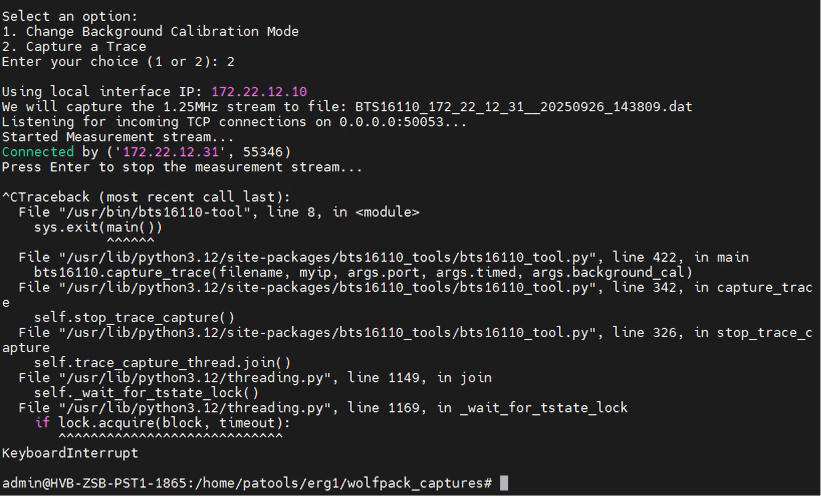
#> input picture 02_image_basics/image.jpg, 821 x 497 px
$ python verify_02.py
#> lines starting #> are read from the running program, lines starting #| are printed output that depends on the picture
#!/usr/bin/env python3
import cv2
import numpy as np
import os
import sys
# Read an image
# Parameters:
# - Path to the image file
# - Flag specifying how to read the image:
#   cv2.IMREAD_COLOR (1): Loads a color image (default)
#   cv2.IMREAD_GRAYSCALE (0): Loads image in grayscale mode
#   cv2.IMREAD_UNCHANGED (-1): Loads image as is including alpha channel
script_dir = os.path.dirname(os.path.abspath(__file__))
file_path = os.path.join(script_dir, 'image.jpg')
img = cv2.imread(file_path, cv2.IMREAD_COLOR)
#> img is the input picture: shape (497, 821, 3); mean B, G, R 40.5, 40.2, 40.4

# Check if image was loaded successfully
if img is None:
    print("Error: Could not read image")
else:
    print("Image loaded successfully")

# Create a window and display the image
# Parameters:
# - Window name (string)
# - Image to be shown
cv2.imshow('Image Window', img)

while True:
    # Check if window is still open
    if cv2.getWindowProperty('Image Window', cv2.WND_PROP_VISIBLE) < 1:
        break
    # Wait for key press for 100ms
    if cv2.waitKey(100) != -1:
#> (key Esc is pressed here)
        break

#############################################

# Image dimensions (height, width, channels)
print(type(img.shape))
#| <class 'tuple'>
height, width, channels = img.shape
#> height = 497; width = 821; channels = 3
print(f"Image Dimensions: {width}x{height}")
#| Image Dimensions: 821x497
print(f"Number of Channels: {channels}")
#| Number of Channels: 3

# Image data type
print(f"Image Data Type: {img.dtype}")
#| Image Data Type: uint8

# Total number of pixels
print(f"Total Pixels: {img.size}")
#| Total Pixels: 1224111

##############################################

# Access a pixel value at row=100, col=50
# Returns [B, G, R] for color images
pixel = img[100, 50]
#> pixel = [108, 93, 84]
print(f"Pixel at (50, 100): {pixel}")
#| Pixel at (50, 100): [108  93  84]

# Modify a pixel value
img[50:100, 50:100] = [255, 0, 0]  # Set to blue in BGR

# Access only blue channel of a pixel
blue = img[100, 50, 0]
#> blue = 108

# Modify only the green channel
img[200:300, 100:200, 1] = 100
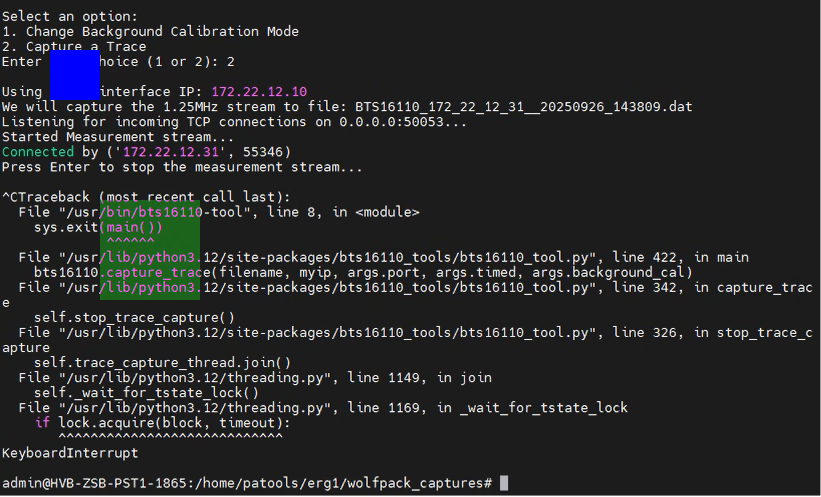
#> img: shape (497, 821, 3); mean B, G, R 41.8, 41, 40.1
print(f"value of changed pixel at 230, 130: {img[230, 130]}")
#| value of changed pixel at 230, 130: [ 62 100  38]
print(f"value of changed pixel at 70, 75: {img[70, 75]}")
#| value of changed pixel at 70, 75: [255   0   0]
cv2.imshow('Image Window', img)

while True:
    # Check if window is still open
    if cv2.getWindowProperty('Image Window', cv2.WND_PROP_VISIBLE) < 1:
        break
    # Wait for key press for 100ms
    if cv2.waitKey(100) != -1:
#> (key Esc is pressed here)
        break

##############################################

# Split the BGR image into separate channels
b, g, r = cv2.split(img)
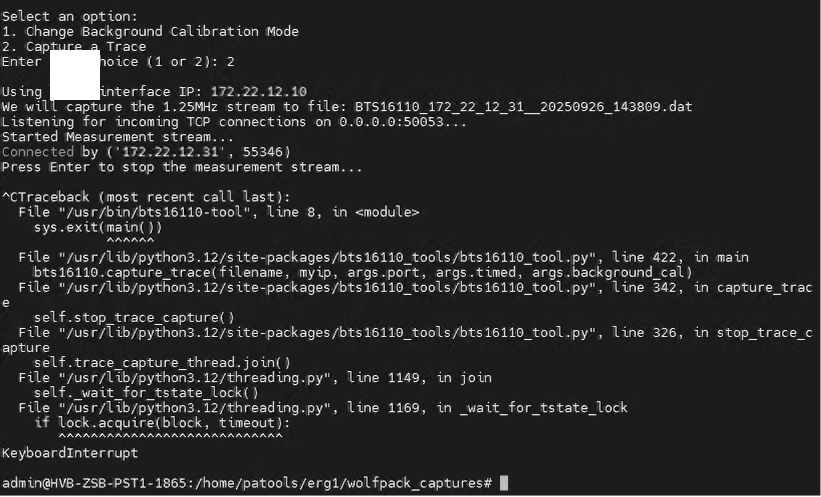
#> b: shape (497, 821); min 0, max 255, mean 41.8
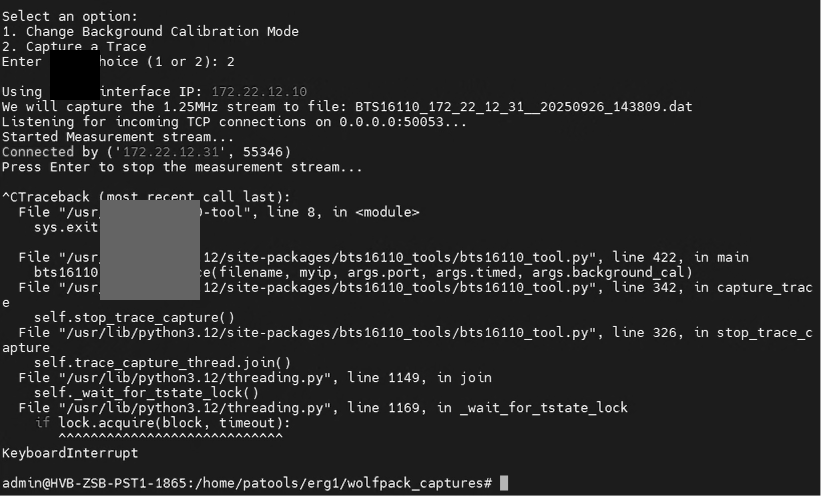
#> g: shape (497, 821); min 0, max 255, mean 41
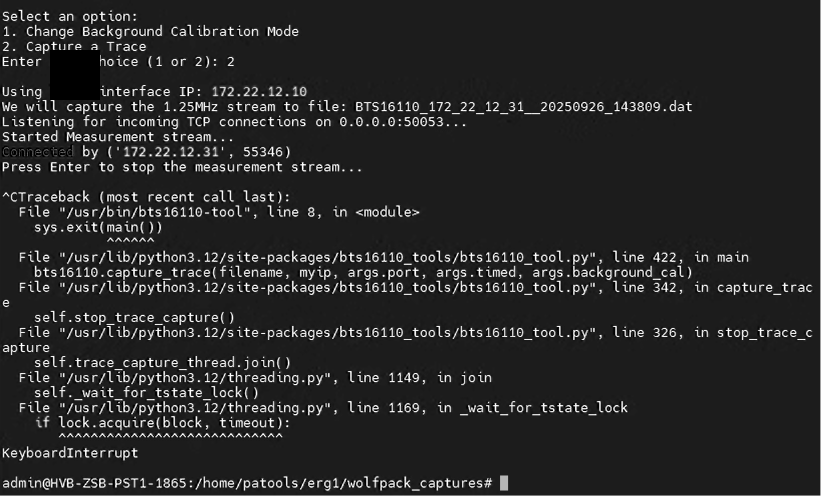
#> r: shape (497, 821); min 0, max 255, mean 40.1

# Display individual channels
cv2.imshow('Blue Channel', b)
cv2.imshow('Green Channel', g)
cv2.imshow('Red Channel', r)
cv2.waitKey(0)

# Merge channels back together
merged_img = cv2.merge((b, g, r))

################################################

# Resize to specific dimensions
resized_img = cv2.resize(img, (800, 600))
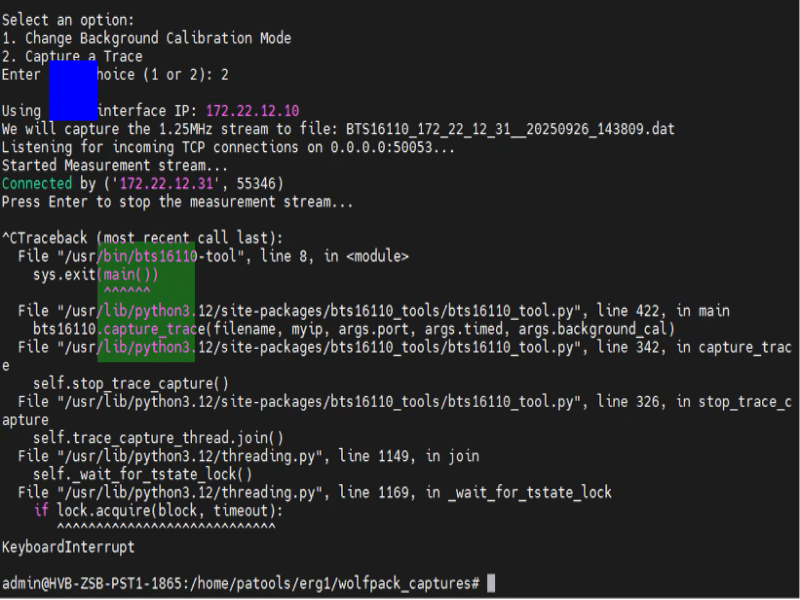
#> resized_img: shape (600, 800, 3); mean B, G, R 41.7, 41, 40.1

# Resize by scaling factor
# fx and fy are scaling factors for width and height
half_size = cv2.resize(img, None, fx=0.5, fy=0.5)
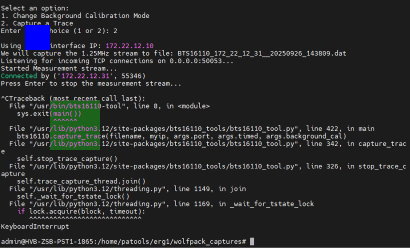
#> half_size: shape (248, 410, 3); mean B, G, R 41.3, 40.5, 39.6
double_size = cv2.resize(img, None, fx=2, fy=2)

# Specify interpolation method
# cv2.INTER_AREA - good for shrinking
# cv2.INTER_CUBIC, cv2.INTER_LINEAR - good for enlarging
resized_img = cv2.resize(img, (800, 600), interpolation=cv2.INTER_CUBIC)

################################################

# Get the image dimensions
height, width = img.shape[:2]

# Define the rotation matrix
# Parameters: center point, angle (degrees), scale
rotation_matrix = cv2.getRotationMatrix2D((width/2, height/2), 45, 1)

# Apply the rotation
rotated_img = cv2.warpAffine(img, rotation_matrix, (width, height))
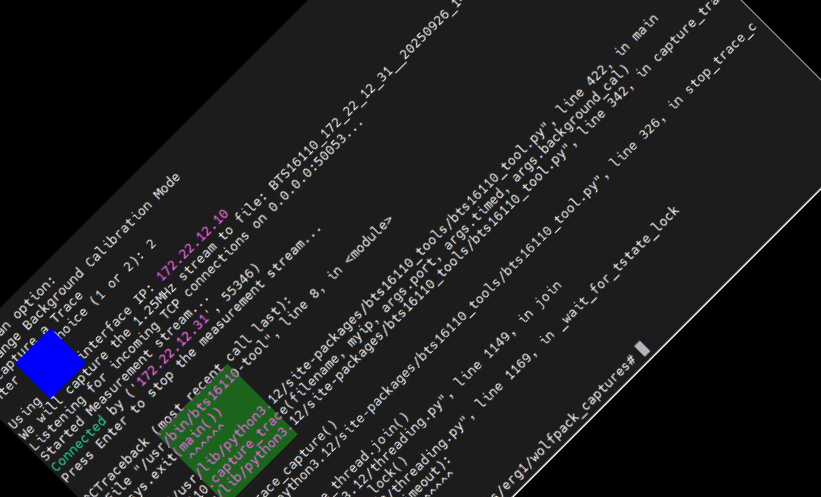
#> rotated_img: shape (497, 821, 3); mean B, G, R 31.8, 31.1, 30.2
cv2.imshow('Rotated Image', rotated_img)
cv2.waitKey(0)
